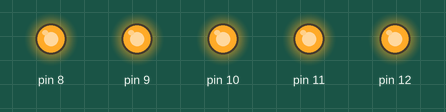
The sketch below on a simulated Arduino Uno, built with avr-gcc and run on an emulated ATmega328P. Parts: output pins drawn as LEDs (lit = HIGH). At 0.0 s the program stops and its outputs stay as they are.

Above: at 0.1 s.
Timing chart, 0 to 1.5 s (numbered marks = the images above):
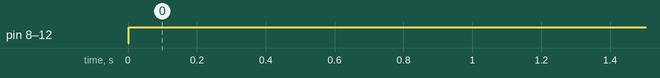

The sketch:

firmware.ino
```cpp
#include <util/delay.h>

#define M1_PIN            3
#define M2_PIN            4
#define M3_PIN            0
#define M4_PIN            1
#define M5_PIN            2


const uint8_t LED_CONFIGS[5] = {
  M1_PIN,
  M2_PIN,
  M3_PIN,
  M4_PIN,
  M5_PIN
};


void turn_on_leds(uint8_t count) {
  if (count == 0) {
    DDRB &= ~0x1f;
    PORTB &= ~0x1f;
    return;
  }

  for (uint8_t i = 0; i < count; i++) {
    DDRB |= 1 << LED_CONFIGS[i];
    PORTB |= 1 << LED_CONFIGS[i];
  }
  for (uint8_t i = count; i < 5; i++) {
    DDRB &= ~(1 << LED_CONFIGS[i]);
    PORTB &= ~(1 << LED_CONFIGS[i]);
  }
}

int main() {
  // Set ADC Multiplexer to use VCC as voltage reference and use the internal bandagap sa input
  ADMUX = (0 << REFS0) | (0 << REFS1) | (1 << MUX3) | (1 << MUX2) | (0 << MUX1) | (0 << MUX0);
  ADCSRA |= (1 << ADEN) | (1 << ADPS1) | (1 << ADPS0);
  float vcc_volts = 0.0;
  _delay_ms(2);

  while (true) {
    // Enable the ADC and start conversion
    ADCSRA |= 1 << ADSC;
    // Wait for conversion to complete
    while (((ADCSRA & (1 << ADSC)) != 0));

    vcc_volts = 1126.4f / (float) ADC;
    if (vcc_volts < 2) {
      turn_on_leds(0);
    } else if (vcc_volts < 2.1) {
      turn_on_leds(1);
    } else if (vcc_volts < 2.2) {
      turn_on_leds(2);
    } else if (vcc_volts < 2.3) {
      turn_on_leds(3);
    } else if (vcc_volts < 2.4) {
      turn_on_leds(4);
    } else {
      turn_on_leds(5);
    }

    _delay_ms(1);
  }

  return 0;
}
```

Measured:
- by itself, pin 8–12: LOW → HIGH at 0.00 s
